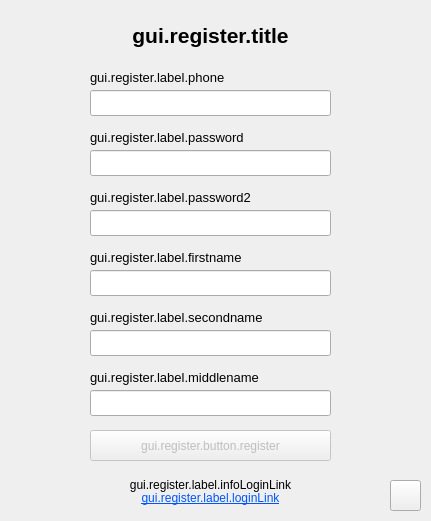
<?xml version="1.0" encoding="UTF-8"?>
<ui version="4.0">
 <class>Register</class>
 <widget class="QWidget" name="Register">
  <property name="geometry">
   <rect>
    <x>0</x>
    <y>0</y>
    <width>431</width>
    <height>521</height>
   </rect>
  </property>
  <property name="windowTitle">
   <string>form.title.register</string>
  </property>
  <widget class="QLabel" name="title">
   <property name="geometry">
    <rect>
     <x>90</x>
     <y>20</y>
     <width>241</width>
     <height>31</height>
    </rect>
   </property>
   <property name="styleSheet">
    <string notr="true">font: 75 12pt &quot;Trebuchet MS&quot;;</string>
   </property>
   <property name="text">
    <string>&lt;html&gt;&lt;head/&gt;&lt;body&gt;&lt;p align=&quot;center&quot;&gt;&lt;span style=&quot; font-size:16pt; font-weight:600;&quot;&gt;gui.register.title&lt;/span&gt;&lt;/p&gt;&lt;/body&gt;&lt;/html&gt;</string>
   </property>
  </widget>
  <widget class="QLineEdit" name="loginField">
   <property name="geometry">
    <rect>
     <x>90</x>
     <y>90</y>
     <width>241</width>
     <height>26</height>
    </rect>
   </property>
   <property name="styleSheet">
    <string notr="true">font: 75 10pt &quot;Trebuchet MS&quot;;</string>
   </property>
   <property name="maxLength">
    <number>13</number>
   </property>
  </widget>
  <widget class="QLabel" name="phoneLabel">
   <property name="geometry">
    <rect>
     <x>90</x>
     <y>70</y>
     <width>241</width>
     <height>16</height>
    </rect>
   </property>
   <property name="styleSheet">
    <string notr="true">font: 75 12pt &quot;Trebuchet MS&quot;;</string>
   </property>
   <property name="text">
    <string>&lt;html&gt;&lt;head/&gt;&lt;body&gt;&lt;p&gt;&lt;span style=&quot; font-size:10pt;&quot;&gt;gui.register.label.phone&lt;/span&gt;&lt;/p&gt;&lt;/body&gt;&lt;/html&gt;</string>
   </property>
  </widget>
  <widget class="QLabel" name="passwordLabel">
   <property name="geometry">
    <rect>
     <x>90</x>
     <y>130</y>
     <width>241</width>
     <height>16</height>
    </rect>
   </property>
   <property name="styleSheet">
    <string notr="true">font: 75 12pt &quot;Trebuchet MS&quot;;</string>
   </property>
   <property name="text">
    <string>&lt;html&gt;&lt;head/&gt;&lt;body&gt;&lt;p&gt;&lt;span style=&quot; font-size:10pt;&quot;&gt;gui.register.label.password&lt;/span&gt;&lt;/p&gt;&lt;/body&gt;&lt;/html&gt;</string>
   </property>
  </widget>
  <widget class="QLabel" name="password2Label">
   <property name="geometry">
    <rect>
     <x>90</x>
     <y>190</y>
     <width>241</width>
     <height>16</height>
    </rect>
   </property>
   <property name="styleSheet">
    <string notr="true">font: 75 12pt &quot;Trebuchet MS&quot;;</string>
   </property>
   <property name="text">
    <string>&lt;html&gt;&lt;head/&gt;&lt;body&gt;&lt;p&gt;&lt;span style=&quot; font-size:10pt;&quot;&gt;gui.register.label.password2&lt;/span&gt;&lt;/p&gt;&lt;/body&gt;&lt;/html&gt;</string>
   </property>
  </widget>
  <widget class="QLabel" name="firstNameLabel">
   <property name="geometry">
    <rect>
     <x>90</x>
     <y>250</y>
     <width>241</width>
     <height>16</height>
    </rect>
   </property>
   <property name="styleSheet">
    <string notr="true">font: 75 12pt &quot;Trebuchet MS&quot;;</string>
   </property>
   <property name="text">
    <string>&lt;html&gt;&lt;head/&gt;&lt;body&gt;&lt;p&gt;&lt;span style=&quot; font-size:10pt;&quot;&gt;gui.register.label.firstname&lt;/span&gt;&lt;/p&gt;&lt;/body&gt;&lt;/html&gt;</string>
   </property>
  </widget>
  <widget class="QLabel" name="secondNameLabel">
   <property name="geometry">
    <rect>
     <x>90</x>
     <y>310</y>
     <width>241</width>
     <height>16</height>
    </rect>
   </property>
   <property name="styleSheet">
    <string notr="true">font: 75 12pt &quot;Trebuchet MS&quot;;</string>
   </property>
   <property name="text">
    <string>&lt;html&gt;&lt;head/&gt;&lt;body&gt;&lt;p&gt;&lt;span style=&quot; font-size:10pt;&quot;&gt;gui.register.label.secondname&lt;/span&gt;&lt;/p&gt;&lt;/body&gt;&lt;/html&gt;</string>
   </property>
  </widget>
  <widget class="QLabel" name="middleNameLabel">
   <property name="geometry">
    <rect>
     <x>90</x>
     <y>370</y>
     <width>241</width>
     <height>16</height>
    </rect>
   </property>
   <property name="styleSheet">
    <string notr="true">font: 75 12pt &quot;Trebuchet MS&quot;;</string>
   </property>
   <property name="text">
    <string>&lt;html&gt;&lt;head/&gt;&lt;body&gt;&lt;p&gt;&lt;span style=&quot; font-size:10pt;&quot;&gt;gui.register.label.middlename&lt;/span&gt;&lt;/p&gt;&lt;/body&gt;&lt;/html&gt;</string>
   </property>
  </widget>
  <widget class="QLineEdit" name="passwordField">
   <property name="geometry">
    <rect>
     <x>90</x>
     <y>150</y>
     <width>241</width>
     <height>26</height>
    </rect>
   </property>
   <property name="styleSheet">
    <string notr="true">font: 75 10pt &quot;Trebuchet MS&quot;;</string>
   </property>
   <property name="maxLength">
    <number>32</number>
   </property>
   <property name="echoMode">
    <enum>QLineEdit::Password</enum>
   </property>
  </widget>
  <widget class="QLineEdit" name="password2Field">
   <property name="geometry">
    <rect>
     <x>90</x>
     <y>210</y>
     <width>241</width>
     <height>26</height>
    </rect>
   </property>
   <property name="styleSheet">
    <string notr="true">font: 75 10pt &quot;Trebuchet MS&quot;;</string>
   </property>
   <property name="maxLength">
    <number>32</number>
   </property>
   <property name="echoMode">
    <enum>QLineEdit::Password</enum>
   </property>
  </widget>
  <widget class="QLineEdit" name="firstNameField">
   <property name="geometry">
    <rect>
     <x>90</x>
     <y>270</y>
     <width>241</width>
     <height>26</height>
    </rect>
   </property>
   <property name="styleSheet">
    <string notr="true">font: 75 10pt &quot;Trebuchet MS&quot;;</string>
   </property>
   <property name="maxLength">
    <number>40</number>
   </property>
  </widget>
  <widget class="QLineEdit" name="secondNameField">
   <property name="geometry">
    <rect>
     <x>90</x>
     <y>330</y>
     <width>241</width>
     <height>26</height>
    </rect>
   </property>
   <property name="styleSheet">
    <string notr="true">font: 75 10pt &quot;Trebuchet MS&quot;;</string>
   </property>
   <property name="maxLength">
    <number>40</number>
   </property>
  </widget>
  <widget class="QLineEdit" name="middleNameField">
   <property name="geometry">
    <rect>
     <x>90</x>
     <y>390</y>
     <width>241</width>
     <height>26</height>
    </rect>
   </property>
   <property name="styleSheet">
    <string notr="true">font: 75 10pt &quot;Trebuchet MS&quot;;</string>
   </property>
   <property name="maxLength">
    <number>40</number>
   </property>
  </widget>
  <widget class="QPushButton" name="registerButton">
   <property name="enabled">
    <bool>false</bool>
   </property>
   <property name="geometry">
    <rect>
     <x>90</x>
     <y>430</y>
     <width>241</width>
     <height>31</height>
    </rect>
   </property>
   <property name="cursor">
    <cursorShape>PointingHandCursor</cursorShape>
   </property>
   <property name="styleSheet">
    <string notr="true">font: 75 10pt &quot;Trebuchet MS&quot;;</string>
   </property>
   <property name="text">
    <string>gui.register.button.register</string>
   </property>
  </widget>
  <widget class="ClickableQLabel" name="loginLink">
   <property name="geometry">
    <rect>
     <x>90</x>
     <y>490</y>
     <width>241</width>
     <height>16</height>
    </rect>
   </property>
   <property name="cursor">
    <cursorShape>PointingHandCursor</cursorShape>
   </property>
   <property name="text">
    <string>&lt;html&gt;&lt;head/&gt;&lt;body&gt;&lt;p align=&quot;center&quot;&gt;&lt;span style=&quot; text-decoration: underline; color:#0055ff;&quot;&gt;gui.register.label.loginLink&lt;/span&gt;&lt;/p&gt;&lt;/body&gt;&lt;/html&gt;</string>
   </property>
  </widget>
  <widget class="QLabel" name="loginStatus">
   <property name="geometry">
    <rect>
     <x>340</x>
     <y>90</y>
     <width>31</width>
     <height>26</height>
    </rect>
   </property>
   <property name="toolTip">
    <string/>
   </property>
   <property name="text">
    <string>&lt;html&gt;&lt;head/&gt;&lt;body&gt;&lt;p&gt;&lt;br/&gt;&lt;/p&gt;&lt;/body&gt;&lt;/html&gt;</string>
   </property>
  </widget>
  <widget class="QLabel" name="passwordStatus">
   <property name="geometry">
    <rect>
     <x>340</x>
     <y>150</y>
     <width>31</width>
     <height>26</height>
    </rect>
   </property>
   <property name="text">
    <string/>
   </property>
  </widget>
  <widget class="QLabel" name="password2Status">
   <property name="geometry">
    <rect>
     <x>340</x>
     <y>210</y>
     <width>31</width>
     <height>26</height>
    </rect>
   </property>
   <property name="text">
    <string/>
   </property>
  </widget>
  <widget class="QLabel" name="firstNameStatus">
   <property name="geometry">
    <rect>
     <x>340</x>
     <y>270</y>
     <width>31</width>
     <height>26</height>
    </rect>
   </property>
   <property name="text">
    <string/>
   </property>
  </widget>
  <widget class="QLabel" name="secondNameStatus">
   <property name="geometry">
    <rect>
     <x>340</x>
     <y>330</y>
     <width>31</width>
     <height>26</height>
    </rect>
   </property>
   <property name="text">
    <string/>
   </property>
  </widget>
  <widget class="QLabel" name="middleNameStatus">
   <property name="geometry">
    <rect>
     <x>340</x>
     <y>390</y>
     <width>31</width>
     <height>26</height>
    </rect>
   </property>
   <property name="text">
    <string/>
   </property>
  </widget>
  <widget class="ClickableQLabel" name="infoLoginLink">
   <property name="geometry">
    <rect>
     <x>90</x>
     <y>477</y>
     <width>241</width>
     <height>16</height>
    </rect>
   </property>
   <property name="cursor">
    <cursorShape>ArrowCursor</cursorShape>
   </property>
   <property name="text">
    <string>&lt;html&gt;&lt;head/&gt;&lt;body&gt;&lt;p align=&quot;center&quot;&gt;gui.register.label.infoLoginLink&lt;/p&gt;&lt;/body&gt;&lt;/html&gt;</string>
   </property>
  </widget>
  <widget class="QPushButton" name="helpButton">
   <property name="geometry">
    <rect>
     <x>390</x>
     <y>480</y>
     <width>31</width>
     <height>31</height>
    </rect>
   </property>
   <property name="text">
    <string/>
   </property>
  </widget>
 </widget>
 <customwidgets>
  <customwidget>
   <class>ClickableQLabel</class>
   <extends>QLabel</extends>
   <header location="global">classes/ClickableQLabel.h</header>
  </customwidget>
 </customwidgets>
 <resources/>
 <connections/>
</ui>
